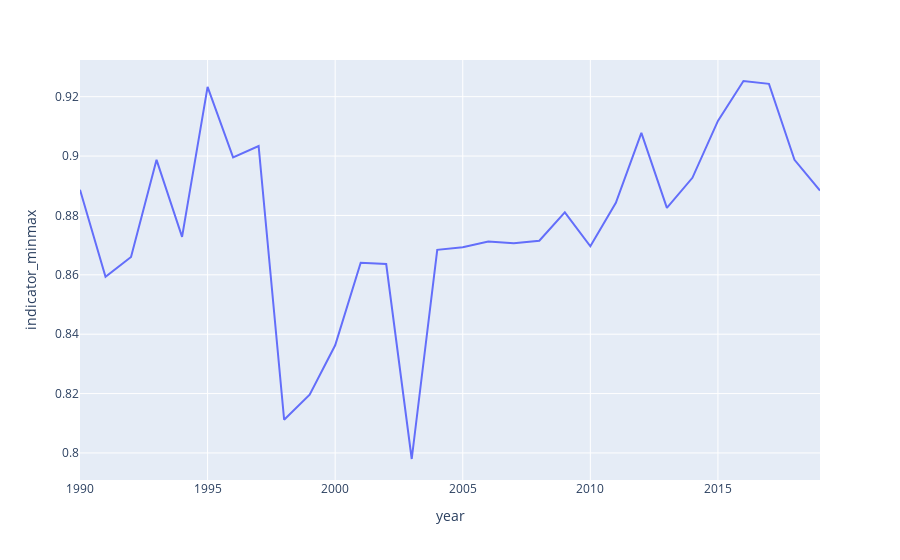

Notebook cell for this chart:
### Code cell
#individual graph
import plotly.express as px

merged_data['indicator_minmax'] = merged_data.groupby('year')['indicator'].apply(lambda x: (x-min(x))/(max(x)-min(x)))


merged_data = merged_data[merged_data["year"] < 2020]

fig = px.line(merged_data[merged_data["country"] == "Australia"], x='year', y='indicator_minmax')
fig.show()

### Figure 1 — Plotly figure (JSON) as saved in the notebook; plotly's stock layout.template omitted (floating-point values rounded to 4 significant figures)
{"data": [{"hoverlabel": {"namelength": 0}, "hovertemplate": "year=%{x}<br>indicator_minmax=%{y}", "legendgroup": "", "line": {"color": "#636efa", "dash": "solid"}, "mode": "lines", "name": "", "showlegend": false, "type": "scatter", "x": [2019, 2018, 2017, 2016, 2015, 2014, 2013, 2012, 2011, 2010, 2009, 2008, 2007, 2006, 2005, 2004, 2003, 2002, 2001, 2000, 1999, 1998, 1997, 1996, 1995, 1994, 1993, 1992, 1991, 1990], "xaxis": "x", "y": [0.8884, 0.8988, 0.9243, 0.9253, 0.9119, 0.8927, 0.8826, 0.9078, 0.8842, 0.8696, 0.881, 0.8715, 0.8706, 0.8712, 0.8693, 0.8684, 0.798, 0.8636, 0.8641, 0.8363, 0.8196, 0.8112, 0.9034, 0.8996, 0.9233, 0.8728, 0.8987, 0.866, 0.8594, 0.8886], "yaxis": "y"}], "layout": {"legend": {"tracegroupgap": 0}, "margin": {"t": 60}, "xaxis": {"anchor": "y", "domain": [0, 1], "title": {"text": "year"}}, "yaxis": {"anchor": "x", "domain": [0, 1], "title": {"text": "indicator_minmax"}}}}
